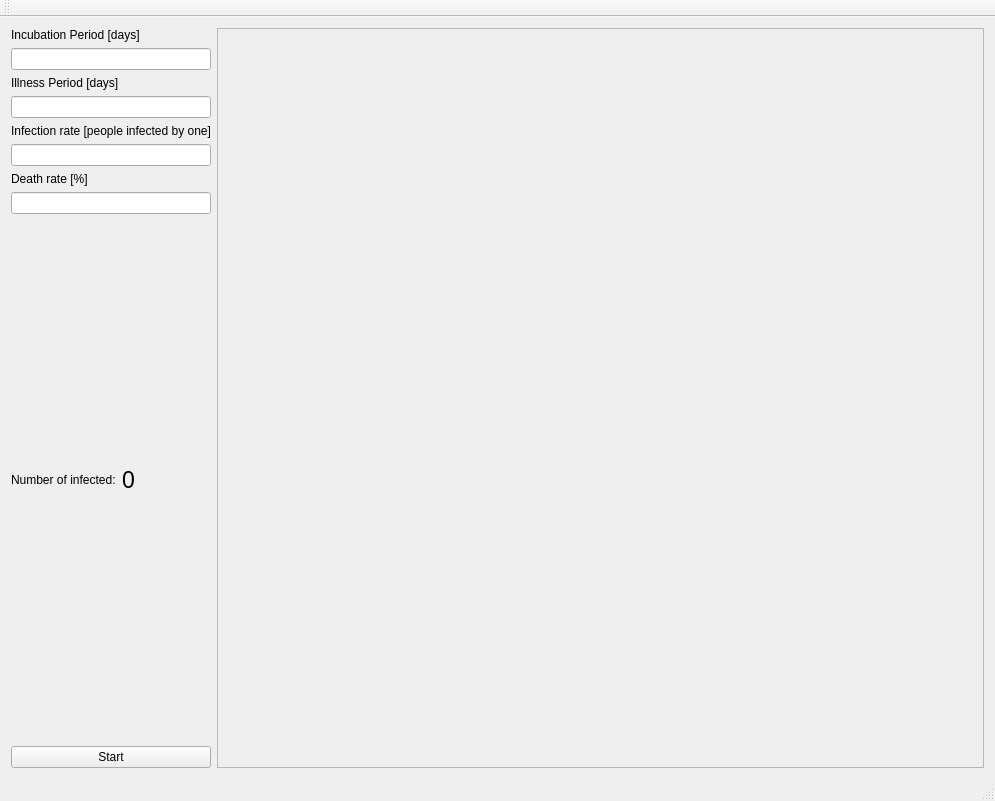
<?xml version="1.0" encoding="UTF-8"?>
<ui version="4.0">
 <class>MainWindow</class>
 <widget class="QMainWindow" name="MainWindow">
  <property name="geometry">
   <rect>
    <x>0</x>
    <y>0</y>
    <width>995</width>
    <height>801</height>
   </rect>
  </property>
  <property name="windowTitle">
   <string>MainWindow</string>
  </property>
  <widget class="QWidget" name="centralWidget">
   <layout class="QHBoxLayout" name="horizontalLayout_2" stretch="1,10">
    <item>
     <layout class="QVBoxLayout" name="verticalLayout">
      <item>
       <widget class="QLabel" name="label_incubationPeriod">
        <property name="text">
         <string>Incubation Period [days]</string>
        </property>
       </widget>
      </item>
      <item>
       <widget class="QLineEdit" name="lineEdit_incubationPeriod"/>
      </item>
      <item>
       <widget class="QLabel" name="label_illnessPeriod">
        <property name="text">
         <string>Illness Period [days]</string>
        </property>
       </widget>
      </item>
      <item>
       <widget class="QLineEdit" name="lineEdit_illnessPeriod"/>
      </item>
      <item>
       <widget class="QLabel" name="label_2">
        <property name="text">
         <string>Infection rate [people infected by one]</string>
        </property>
       </widget>
      </item>
      <item>
       <widget class="QLineEdit" name="lineEdit_infectionRate"/>
      </item>
      <item>
       <widget class="QLabel" name="label_3">
        <property name="text">
         <string>Death rate [%]</string>
        </property>
       </widget>
      </item>
      <item>
       <widget class="QLineEdit" name="lineEdit_deathRate"/>
      </item>
      <item>
       <spacer name="verticalSpacer">
        <property name="orientation">
         <enum>Qt::Vertical</enum>
        </property>
        <property name="sizeHint" stdset="0">
         <size>
          <width>20</width>
          <height>40</height>
         </size>
        </property>
       </spacer>
      </item>
      <item>
       <layout class="QHBoxLayout" name="horizontalLayout">
        <item>
         <widget class="QLabel" name="label">
          <property name="text">
           <string>Number of infected:</string>
          </property>
         </widget>
        </item>
        <item>
         <widget class="QLabel" name="label_indicator_numberOfInfections">
          <property name="font">
           <font>
            <pointsize>17</pointsize>
           </font>
          </property>
          <property name="text">
           <string>0</string>
          </property>
         </widget>
        </item>
       </layout>
      </item>
      <item>
       <spacer name="verticalSpacer_2">
        <property name="orientation">
         <enum>Qt::Vertical</enum>
        </property>
        <property name="sizeHint" stdset="0">
         <size>
          <width>20</width>
          <height>40</height>
         </size>
        </property>
       </spacer>
      </item>
      <item>
       <widget class="QPushButton" name="pushButton_Start">
        <property name="text">
         <string>Start</string>
        </property>
       </widget>
      </item>
     </layout>
    </item>
    <item>
     <widget class="QFrame" name="field">
      <property name="frameShape">
       <enum>QFrame::StyledPanel</enum>
      </property>
      <property name="frameShadow">
       <enum>QFrame::Raised</enum>
      </property>
     </widget>
    </item>
   </layout>
  </widget>
  <widget class="QMenuBar" name="menuBar">
   <property name="geometry">
    <rect>
     <x>0</x>
     <y>0</y>
     <width>995</width>
     <height>21</height>
    </rect>
   </property>
  </widget>
  <widget class="QToolBar" name="mainToolBar">
   <attribute name="toolBarArea">
    <enum>TopToolBarArea</enum>
   </attribute>
   <attribute name="toolBarBreak">
    <bool>false</bool>
   </attribute>
  </widget>
  <widget class="QStatusBar" name="statusBar"/>
 </widget>
 <layoutdefault spacing="6" margin="11"/>
 <resources/>
 <connections/>
</ui>
